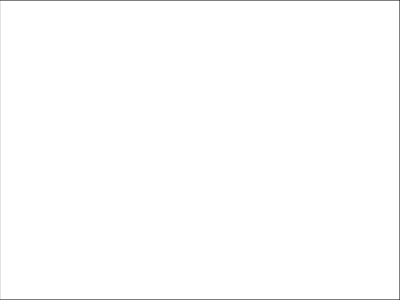
Frame 1 (no input)
Frame 60 (no input): identical to frame 1, image omitted
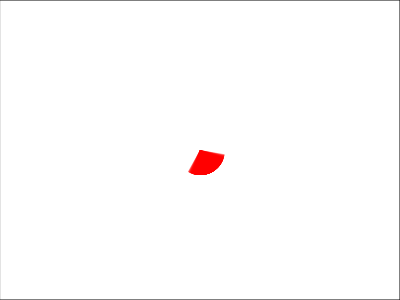
Frame 120 (the mouse pressed at the canvas centre since frame 60)

The p5.js sketch that drew these frames (run headless with seeded random() and noise() and a simulated clock; from frame 60 on, the mouse is pressed at the canvas centre):

// p5.js sketch
// ── sketch.js

let angle = 10
let paint_mode = false

function setup() {

	createCanvas(400, 300)
	rect(0, 0, width, height)

	angleMode(DEGREES)

}


function draw() {

	// ellipse(mouseX, mouseY, 50, 50)

	if (paint_mode == true) {
		fill(255, 0, 0, 100)
		noStroke()
		arc(mouseX, mouseY, 50, 50, angle, angle+50)
		angle += 1
	}

}

function mousePressed(){

	paint_mode = true


}

function mouseReleased(){

	paint_mode = false

}

function mouseClicked(){


}
